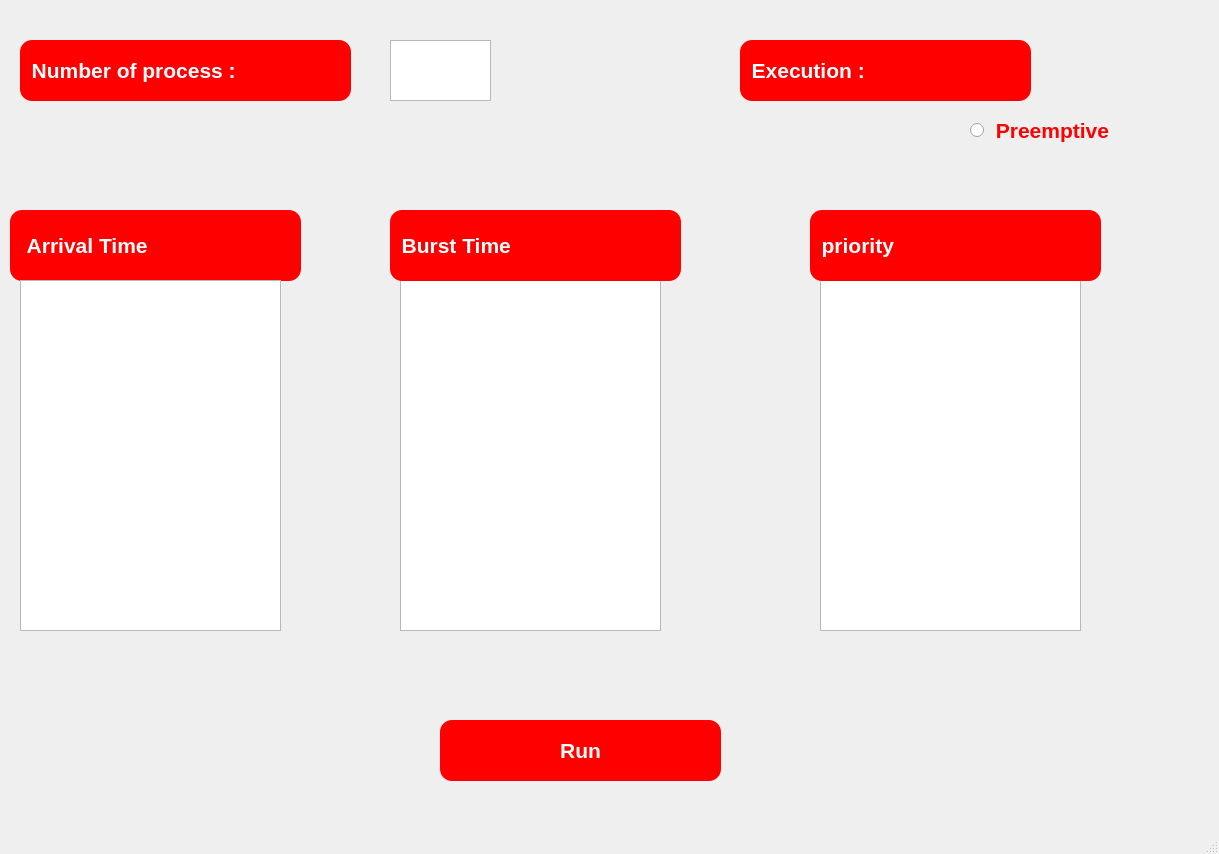
<?xml version="1.0" encoding="UTF-8"?>
<ui version="4.0">
 <class>MainWindow</class>
 <widget class="QMainWindow" name="MainWindow">
  <property name="geometry">
   <rect>
    <x>0</x>
    <y>0</y>
    <width>1219</width>
    <height>854</height>
   </rect>
  </property>
  <property name="font">
   <font>
    <family>MS Sans Serif</family>
    <pointsize>16</pointsize>
    <weight>75</weight>
    <bold>true</bold>
   </font>
  </property>
  <property name="windowTitle">
   <string>MainWindow</string>
  </property>
  <widget class="QWidget" name="centralwidget">
   <widget class="QLabel" name="label">
    <property name="geometry">
     <rect>
      <x>20</x>
      <y>40</y>
      <width>331</width>
      <height>61</height>
     </rect>
    </property>
    <property name="styleSheet">
     <string notr="true">font: 75 24pt &quot;MS Shell Dlg 2&quot;;
color: white;
background:red;
border-radius:12;</string>
    </property>
    <property name="text">
     <string>  Number of process :</string>
    </property>
   </widget>
   <widget class="QTextEdit" name="textEdit">
    <property name="geometry">
     <rect>
      <x>390</x>
      <y>40</y>
      <width>101</width>
      <height>61</height>
     </rect>
    </property>
   </widget>
   <widget class="QLabel" name="label_2">
    <property name="geometry">
     <rect>
      <x>10</x>
      <y>210</y>
      <width>291</width>
      <height>71</height>
     </rect>
    </property>
    <property name="styleSheet">
     <string notr="true">font: 75 24pt &quot;MS Shell Dlg 2&quot;;
color: white;
background:red;
border-radius:12;</string>
    </property>
    <property name="text">
     <string>   Arrival Time</string>
    </property>
   </widget>
   <widget class="QTextEdit" name="textEdit_2">
    <property name="geometry">
     <rect>
      <x>20</x>
      <y>280</y>
      <width>261</width>
      <height>351</height>
     </rect>
    </property>
    <property name="styleSheet">
     <string notr="true">font: 75 20pt &quot;Nirmala UI&quot;;</string>
    </property>
   </widget>
   <widget class="QPushButton" name="pushButton">
    <property name="geometry">
     <rect>
      <x>440</x>
      <y>720</y>
      <width>281</width>
      <height>61</height>
     </rect>
    </property>
    <property name="styleSheet">
     <string notr="true">font: 75 24pt &quot;MS Shell Dlg 2&quot;;
color:white;
background:red;
border-radius:12;
</string>
    </property>
    <property name="text">
     <string>Run</string>
    </property>
   </widget>
   <widget class="QTextEdit" name="textEdit_3">
    <property name="geometry">
     <rect>
      <x>400</x>
      <y>280</y>
      <width>261</width>
      <height>351</height>
     </rect>
    </property>
    <property name="styleSheet">
     <string notr="true">font: 75 20pt &quot;Nirmala UI&quot;;</string>
    </property>
   </widget>
   <widget class="QLabel" name="label_3">
    <property name="geometry">
     <rect>
      <x>390</x>
      <y>210</y>
      <width>291</width>
      <height>71</height>
     </rect>
    </property>
    <property name="styleSheet">
     <string notr="true">font: 75 24pt &quot;MS Shell Dlg 2&quot;;
color: white;
background:red;
border-radius:12;</string>
    </property>
    <property name="text">
     <string>  Burst Time</string>
    </property>
   </widget>
   <widget class="QTextEdit" name="textEdit_4">
    <property name="geometry">
     <rect>
      <x>820</x>
      <y>280</y>
      <width>261</width>
      <height>351</height>
     </rect>
    </property>
    <property name="styleSheet">
     <string notr="true">font: 75 20pt &quot;Nirmala UI&quot;;</string>
    </property>
   </widget>
   <widget class="QLabel" name="label_4">
    <property name="geometry">
     <rect>
      <x>810</x>
      <y>210</y>
      <width>291</width>
      <height>71</height>
     </rect>
    </property>
    <property name="styleSheet">
     <string notr="true">font: 75 24pt &quot;MS Shell Dlg 2&quot;;
color: white;
background:red;
border-radius:12;</string>
    </property>
    <property name="text">
     <string>  priority</string>
    </property>
   </widget>
   <widget class="QLabel" name="label_5">
    <property name="geometry">
     <rect>
      <x>740</x>
      <y>40</y>
      <width>291</width>
      <height>61</height>
     </rect>
    </property>
    <property name="styleSheet">
     <string notr="true">font: 75 24pt &quot;MS Shell Dlg 2&quot;;
color: white;
background:red;
border-radius:12;</string>
    </property>
    <property name="text">
     <string>  Execution :</string>
    </property>
   </widget>
   <widget class="QRadioButton" name="radioButton">
    <property name="geometry">
     <rect>
      <x>970</x>
      <y>100</y>
      <width>211</width>
      <height>61</height>
     </rect>
    </property>
    <property name="styleSheet">
     <string notr="true">font: 75 24pt &quot;MS Shell Dlg 2&quot;;
color: Red;

border-radius:12;</string>
    </property>
    <property name="text">
     <string> Preemptive</string>
    </property>
   </widget>
  </widget>
  <widget class="QStatusBar" name="statusbar"/>
 </widget>
 <resources/>
 <connections/>
</ui>
